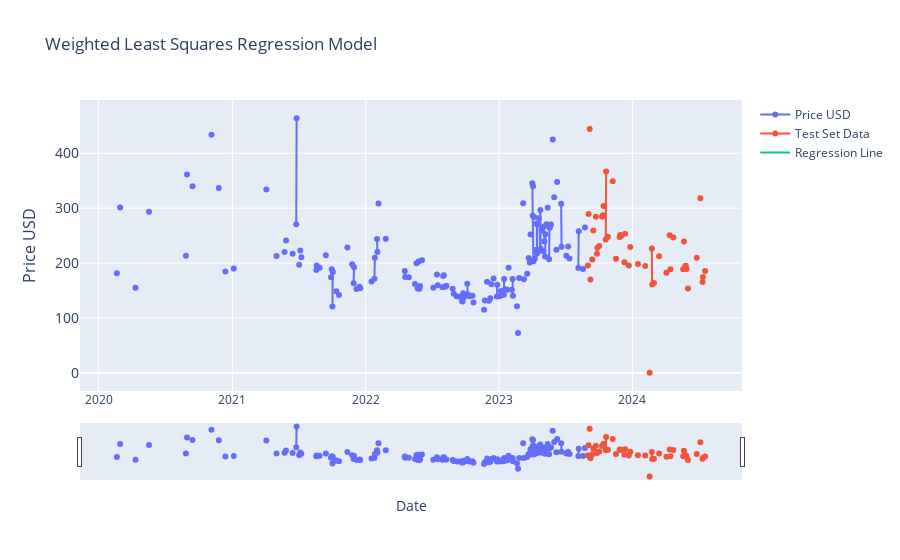

The code cell stored with this chart in its notebook:
### Markdown cell above
### ordinary_least_squares & weighted_least_squares (ML)

### Code cell
# Weighted Least Squares Estimator (3.2) - 
# Note: this makes OLS (above) redundant since you can adjust weighting to 1 in the 'weight' array

from sklearn.linear_model import LinearRegression
from sklearn.model_selection import train_test_split
import statsmodels.api as sm
import plotly.graph_objects as go
import pandas as pd
from ipywidgets import interact, DatePicker
import numpy as np


df = current_item.copy()

# Weights = determine the influence of data points in WLS; using weights of 1,1 yields OLS results (OLS has uniform weightings).

df['date_ordinal'] = df.index.map(pd.Timestamp.toordinal)
X = df['date_ordinal'].values.reshape(-1, 1)
y = df['price_usd'].values

weights = np.linspace(1, 10, len(X))

model_wls = sm.WLS(y, sm.add_constant(X), weights=weights).fit()
y_pred = model_wls.predict(sm.add_constant(X))

split_point = int(len(X) * 0.80)
X_train, X_test = X[:split_point], X[split_point:]
y_train, y_test = y[:split_point], y[split_point:]





start_date_picker = DatePicker(description='Start Date', value=df.index[0], disabled=False)
end_date_picker = DatePicker(description='End Date', value=df.index[-1], disabled=False)


interact(lambda start_date, end_date:
            plot_weighted_least_squares(df, start_date, end_date, y_pred, split_point, y_test),
            start_date=start_date_picker, end_date=end_date_picker)

### Figure 1 — Plotly figure (JSON) as saved in the notebook; plotly's stock layout.template omitted (floating-point values rounded to 4 significant figures; data arrays with more than 128 entries replaced by an {"elided": "..."} marker saying what was removed)
{"data": [{"mode": "lines+markers", "name": "Price USD", "type": "scatter", "x": {"elided": "1288 str values"}, "y": {"elided": "1611 float values"}}, {"mode": "lines+markers", "name": "Test Set Data", "type": "scatter", "x": {"elided": "323 str values"}, "y": {"elided": "323 float values"}}, {"mode": "lines", "name": "Regression Line", "type": "scatter", "x": {"elided": "1611 str values"}, "y": {"elided": "1611 null values"}}], "layout": {"showlegend": true, "title": {"text": "Weighted Least Squares Regression Model"}, "xaxis": {"rangeslider": {"visible": true}, "title": {"text": "Date"}, "type": "date"}, "yaxis": {"tickfont": {"size": 14}, "title": {"font": {"size": 16}, "text": "Price USD"}}}}
